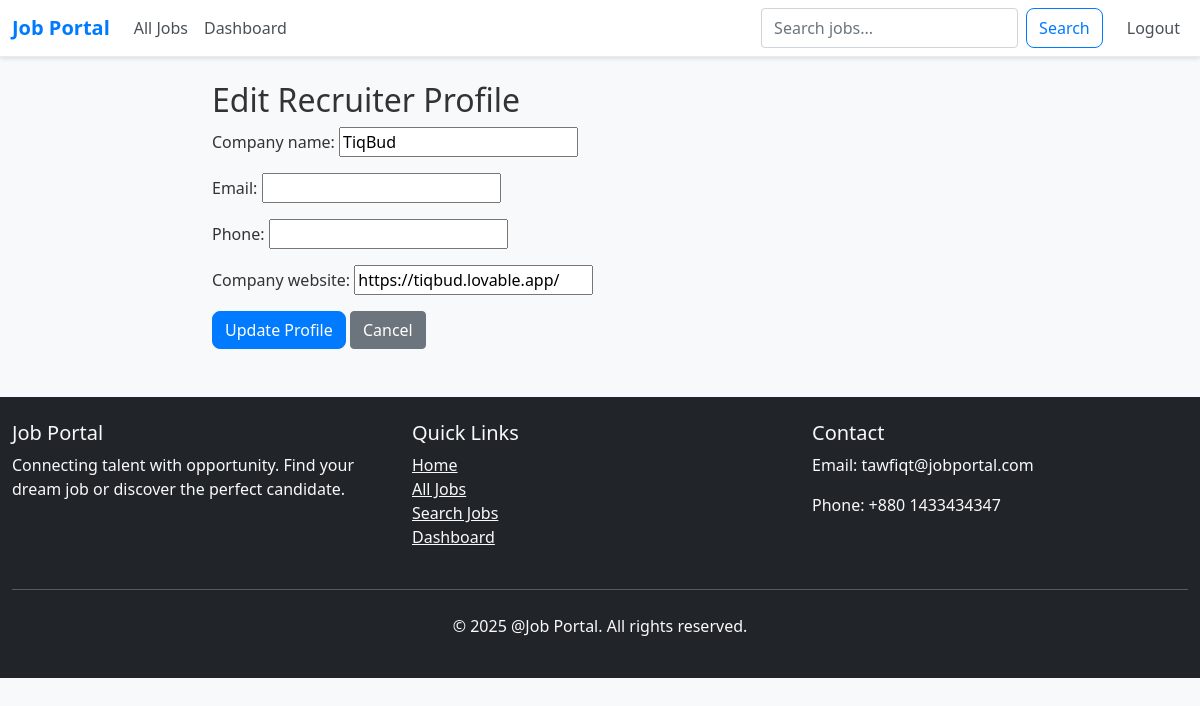
Page /edit_recruiter_profile/ (signed in) on the committed database.
### jobApp/models.py (models this page shows, shortened)
class RecruiterProfile(models.Model):
    user = models.OneToOneField(User, on_delete=models.CASCADE)
    company_name = models.CharField(max_length=200)
    company_description = models.TextField()
    company_website = models.URLField(blank=True, null=True)
    email = models.EmailField(blank=True, null=True)
    phone = models.CharField(max_length=20, blank=True, null=True)

### jobApp/views.py (the view)
# urls.py: path('edit_recruiter_profile/', edit_recruiter_profile, name='edit_recruiter_profile'),
@login_required
def edit_recruiter_profile(request):
    profile = get_object_or_404(RecruiterProfile, user=request.user)
    if request.method == 'POST':
        form = RecruiterProfileForm(request.POST, instance=profile)
        if form.is_valid():
            form.save()
            return redirect('dashboard')
    else:
        form = RecruiterProfileForm(instance=profile)
    return render(request, 'edit_recruiter_profile.html', {'form': form})

### jobApp/forms.py
class RecruiterProfileForm(forms.ModelForm):
    class Meta:
        model = RecruiterProfile
        fields = (
            'company_name',
            'email',
            'phone',
            'company_website',
        )

### templates/edit_recruiter_profile.html (shortened to what this page needs)
{% extends 'base.html' %}
{% block content %}
<div class="row justify-content-center">
    <div class="col-md-8">
        <h2>Edit Recruiter Profile</h2>
        <form method="post">
            {{ form.as_p }}
            <button type="submit" class="btn btn-primary">Update Profile</button>
            <a href="{% url 'dashboard' %}" class="btn btn-secondary">Cancel</a>
        </form>
    </div>
</div>
{% endblock %}

### templates/base.html (style rules this page uses)
body { background-color: #f8f9fa; min-height: 100vh; font-family: 'Segoe UI', Tahoma, Geneva, Verdana, sans-serif; color: #333; }
.btn-primary { background-color: #007bff; border-color: #007bff; border-radius: 8px; }

### rows in the picture
RecruiterProfile: company_name "TiqBud", company_website "https://tiqbud.lovable.app/"
